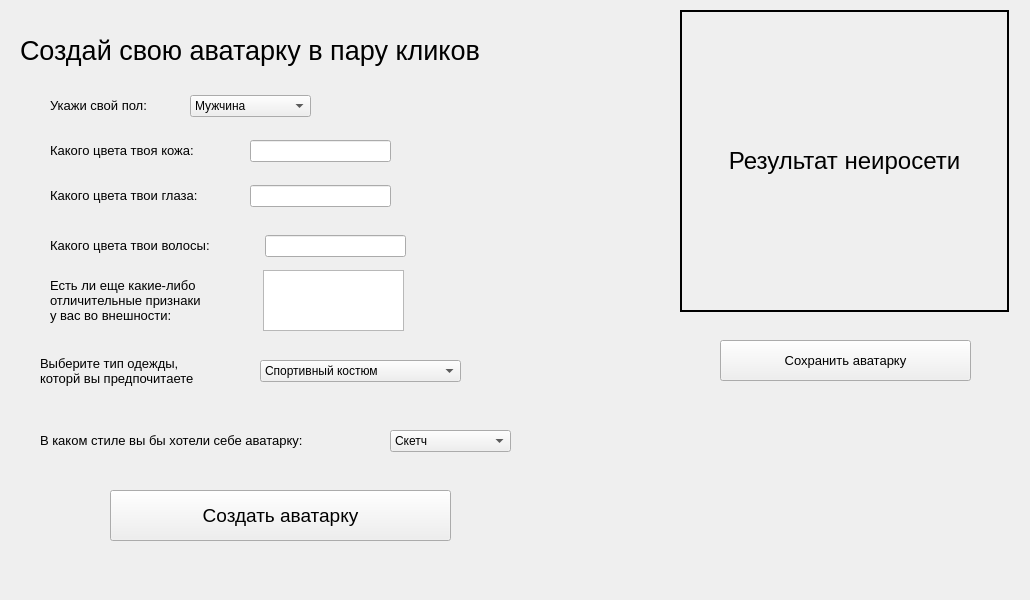
<?xml version="1.0" encoding="UTF-8"?>
<ui version="4.0">
 <class>MainWindow</class>
 <widget class="QMainWindow" name="MainWindow">
  <property name="geometry">
   <rect>
    <x>0</x>
    <y>0</y>
    <width>1030</width>
    <height>600</height>
   </rect>
  </property>
  <property name="windowTitle">
   <string>MainWindow</string>
  </property>
  <widget class="QWidget" name="centralwidget">
   <widget class="QLabel" name="label_2">
    <property name="geometry">
     <rect>
      <x>680</x>
      <y>10</y>
      <width>329</width>
      <height>302</height>
     </rect>
    </property>
    <property name="font">
     <font>
      <pointsize>18</pointsize>
     </font>
    </property>
    <property name="styleSheet">
     <string notr="true">border: 2px solid black;
</string>
    </property>
    <property name="text">
     <string>Результат неиросети</string>
    </property>
    <property name="alignment">
     <set>Qt::AlignCenter</set>
    </property>
   </widget>
   <widget class="QLabel" name="label_3">
    <property name="geometry">
     <rect>
      <x>20</x>
      <y>0</y>
      <width>591</width>
      <height>101</height>
     </rect>
    </property>
    <property name="font">
     <font>
      <pointsize>20</pointsize>
     </font>
    </property>
    <property name="styleSheet">
     <string notr="true"/>
    </property>
    <property name="text">
     <string>Создай свою аватарку в пару кликов </string>
    </property>
   </widget>
   <widget class="QLabel" name="label_5">
    <property name="geometry">
     <rect>
      <x>50</x>
      <y>135</y>
      <width>201</width>
      <height>31</height>
     </rect>
    </property>
    <property name="font">
     <font>
      <pointsize>10</pointsize>
     </font>
    </property>
    <property name="text">
     <string>Какого цвета твоя кожа:</string>
    </property>
   </widget>
   <widget class="QLineEdit" name="lineEdit">
    <property name="geometry">
     <rect>
      <x>250</x>
      <y>140</y>
      <width>141</width>
      <height>22</height>
     </rect>
    </property>
    <property name="styleSheet">
     <string notr="true"/>
    </property>
   </widget>
   <widget class="QLabel" name="label_6">
    <property name="geometry">
     <rect>
      <x>50</x>
      <y>180</y>
      <width>201</width>
      <height>31</height>
     </rect>
    </property>
    <property name="font">
     <font>
      <pointsize>10</pointsize>
     </font>
    </property>
    <property name="text">
     <string>Какого цвета твои глаза:</string>
    </property>
   </widget>
   <widget class="QLineEdit" name="lineEdit_2">
    <property name="geometry">
     <rect>
      <x>250</x>
      <y>185</y>
      <width>141</width>
      <height>22</height>
     </rect>
    </property>
    <property name="styleSheet">
     <string notr="true"/>
    </property>
   </widget>
   <widget class="QLabel" name="label_7">
    <property name="geometry">
     <rect>
      <x>50</x>
      <y>230</y>
      <width>211</width>
      <height>31</height>
     </rect>
    </property>
    <property name="font">
     <font>
      <pointsize>10</pointsize>
     </font>
    </property>
    <property name="text">
     <string>Какого цвета твои волосы:</string>
    </property>
   </widget>
   <widget class="QLineEdit" name="lineEdit_3">
    <property name="geometry">
     <rect>
      <x>265</x>
      <y>235</y>
      <width>141</width>
      <height>22</height>
     </rect>
    </property>
    <property name="styleSheet">
     <string notr="true"/>
    </property>
   </widget>
   <widget class="QLabel" name="label_8">
    <property name="geometry">
     <rect>
      <x>40</x>
      <y>350</y>
      <width>211</width>
      <height>41</height>
     </rect>
    </property>
    <property name="font">
     <font>
      <pointsize>10</pointsize>
     </font>
    </property>
    <property name="text">
     <string>Выберите тип одежды, 
которй вы предпочитаете</string>
    </property>
   </widget>
   <widget class="QComboBox" name="comboBox">
    <property name="geometry">
     <rect>
      <x>260</x>
      <y>360</y>
      <width>201</width>
      <height>22</height>
     </rect>
    </property>
    <property name="styleSheet">
     <string notr="true"/>
    </property>
    <property name="currentIndex">
     <number>0</number>
    </property>
    <item>
     <property name="text">
      <string>Спортивный костюм</string>
     </property>
    </item>
    <item>
     <property name="text">
      <string>Деловой костюм</string>
     </property>
    </item>
    <item>
     <property name="text">
      <string>Обычная футболка</string>
     </property>
    </item>
    <item>
     <property name="text">
      <string>Какое нибудь худи или кофта</string>
     </property>
    </item>
    <item>
     <property name="text">
      <string>Не имеет значения</string>
     </property>
    </item>
   </widget>
   <widget class="QLabel" name="label_9">
    <property name="geometry">
     <rect>
      <x>40</x>
      <y>420</y>
      <width>351</width>
      <height>41</height>
     </rect>
    </property>
    <property name="font">
     <font>
      <pointsize>10</pointsize>
     </font>
    </property>
    <property name="text">
     <string>В каком стиле вы бы хотели себе аватарку:</string>
    </property>
   </widget>
   <widget class="QLabel" name="label_10">
    <property name="geometry">
     <rect>
      <x>50</x>
      <y>270</y>
      <width>361</width>
      <height>61</height>
     </rect>
    </property>
    <property name="font">
     <font>
      <pointsize>10</pointsize>
     </font>
    </property>
    <property name="text">
     <string>Есть ли еще какие-либо
отличительные признаки 
у вас во внешности:</string>
    </property>
   </widget>
   <widget class="QTextEdit" name="textEdit">
    <property name="geometry">
     <rect>
      <x>263</x>
      <y>270</y>
      <width>141</width>
      <height>61</height>
     </rect>
    </property>
    <property name="styleSheet">
     <string notr="true"/>
    </property>
   </widget>
   <widget class="QComboBox" name="comboBox_2">
    <property name="geometry">
     <rect>
      <x>390</x>
      <y>430</y>
      <width>121</width>
      <height>22</height>
     </rect>
    </property>
    <property name="styleSheet">
     <string notr="true"/>
    </property>
    <property name="currentIndex">
     <number>0</number>
    </property>
    <item>
     <property name="text">
      <string>Скетч</string>
     </property>
    </item>
    <item>
     <property name="text">
      <string>Дудлинг</string>
     </property>
    </item>
    <item>
     <property name="text">
      <string>Реалистичный</string>
     </property>
    </item>
    <item>
     <property name="text">
      <string>Мультяшный</string>
     </property>
    </item>
    <item>
     <property name="text">
      <string>Аниме</string>
     </property>
    </item>
    <item>
     <property name="text">
      <string>Ретро</string>
     </property>
    </item>
    <item>
     <property name="text">
      <string>Готика</string>
     </property>
    </item>
    <item>
     <property name="text">
      <string>Чиби</string>
     </property>
    </item>
   </widget>
   <widget class="QPushButton" name="pushButton">
    <property name="geometry">
     <rect>
      <x>110</x>
      <y>490</y>
      <width>341</width>
      <height>51</height>
     </rect>
    </property>
    <property name="font">
     <font>
      <pointsize>14</pointsize>
     </font>
    </property>
    <property name="styleSheet">
     <string notr="true"/>
    </property>
    <property name="text">
     <string>Создать аватарку</string>
    </property>
   </widget>
   <widget class="QPushButton" name="pushButton_2">
    <property name="geometry">
     <rect>
      <x>720</x>
      <y>340</y>
      <width>251</width>
      <height>41</height>
     </rect>
    </property>
    <property name="font">
     <font>
      <pointsize>10</pointsize>
     </font>
    </property>
    <property name="styleSheet">
     <string notr="true"/>
    </property>
    <property name="text">
     <string>Сохранить аватарку</string>
    </property>
   </widget>
   <widget class="QLabel" name="label_11">
    <property name="geometry">
     <rect>
      <x>650</x>
      <y>420</y>
      <width>331</width>
      <height>61</height>
     </rect>
    </property>
    <property name="font">
     <font>
      <pointsize>14</pointsize>
     </font>
    </property>
    <property name="styleSheet">
     <string notr="true"/>
    </property>
    <property name="text">
     <string/>
    </property>
    <property name="alignment">
     <set>Qt::AlignCenter</set>
    </property>
   </widget>
   <widget class="QLabel" name="label_12">
    <property name="geometry">
     <rect>
      <x>50</x>
      <y>90</y>
      <width>201</width>
      <height>31</height>
     </rect>
    </property>
    <property name="font">
     <font>
      <pointsize>10</pointsize>
     </font>
    </property>
    <property name="text">
     <string>Укажи свой пол:</string>
    </property>
   </widget>
   <widget class="QComboBox" name="comboBox_3">
    <property name="geometry">
     <rect>
      <x>190</x>
      <y>95</y>
      <width>121</width>
      <height>22</height>
     </rect>
    </property>
    <property name="styleSheet">
     <string notr="true"/>
    </property>
    <property name="currentIndex">
     <number>0</number>
    </property>
    <item>
     <property name="text">
      <string>Мужчина</string>
     </property>
    </item>
    <item>
     <property name="text">
      <string>Женщина</string>
     </property>
    </item>
    <item>
     <property name="text">
      <string>Не важно</string>
     </property>
    </item>
   </widget>
  </widget>
 </widget>
 <resources/>
 <connections/>
</ui>
